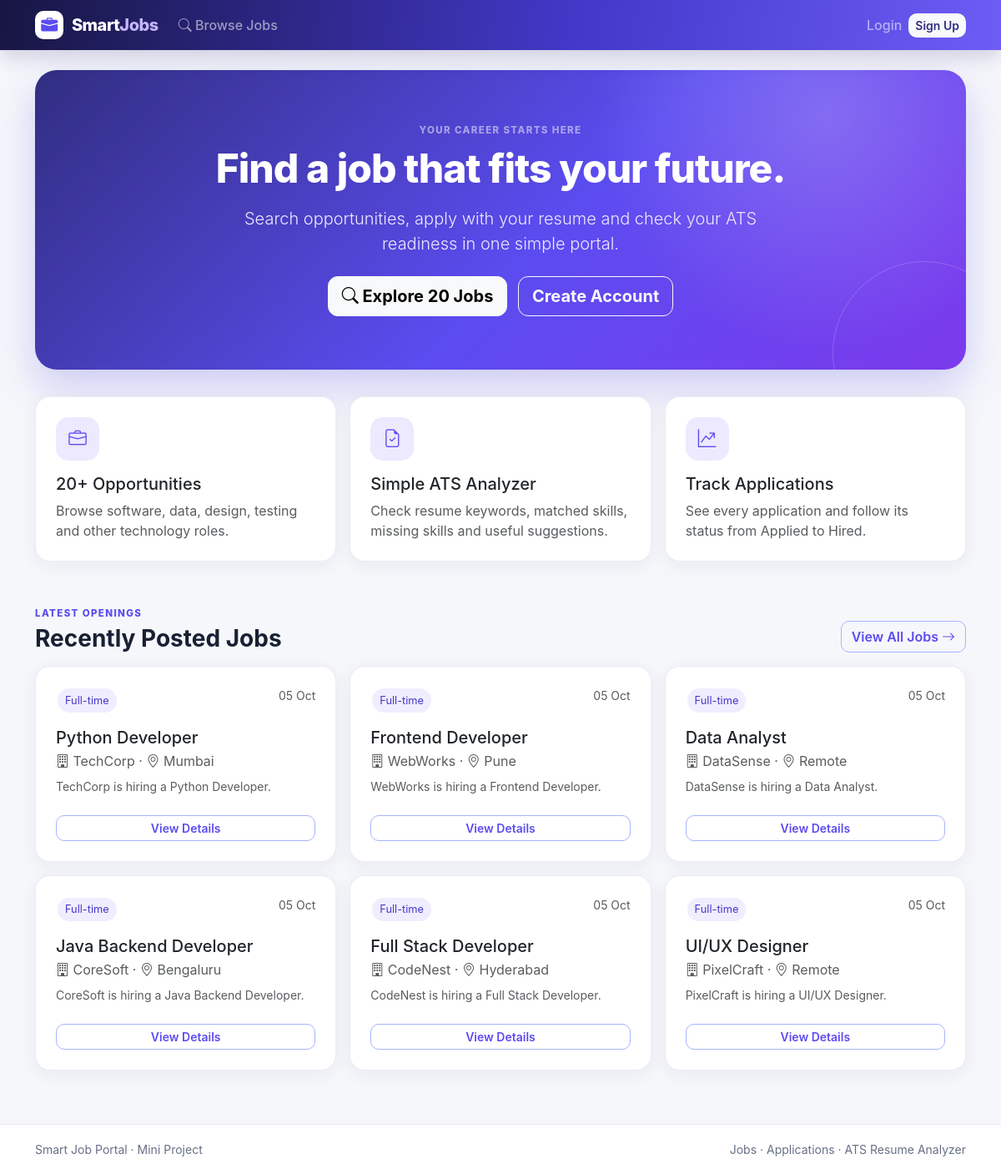
The page / on the database its author committed.
### app.py (models this page shows, shortened)
class Job(db.Model):
    id = db.Column(db.Integer, primary_key=True)
    title = db.Column(db.String(200), nullable=False)
    company = db.Column(db.String(150), nullable=False)
    location = db.Column(db.String(120))
    job_type = db.Column(db.String(50), default="Full-time")
    category = db.Column(db.String(100))
    description = db.Column(db.Text, nullable=False)
    required_skills = db.Column(db.Text)
    min_experience = db.Column(db.Integer, default=0)
    salary_range = db.Column(db.String(100))
    posted_by = db.Column(db.Integer, db.ForeignKey("user.id"), nullable=False)
    posted_at = db.Column(db.DateTime, default=datetime.utcnow)
    is_active = db.Column(db.Boolean, default=True)
    applications = db.relationship("Application", backref="job", cascade="all, delete-orphan")

### app.py (the view)
@app.route("/")
def index():
    jobs = Job.query.filter_by(is_active=True).order_by(Job.posted_at.desc()).all()
    return render_template("index.html", recent_jobs=jobs[:6], job_count=len(jobs))

### templates/index.html (shortened to what this page needs)
<!DOCTYPE html>
<html lang="en">
<head>
    <link href="https://cdn.jsdelivr.net/npm/bootstrap@5.3.3/dist/css/bootstrap.min.css" rel="stylesheet">
    <link href="https://cdn.jsdelivr.net/npm/bootstrap-icons@1.11.3/font/bootstrap-icons.css" rel="stylesheet">
    <link href="{{ url_for('static', filename='css/style.css') }}" rel="stylesheet">
</head>
<body>
<nav class="navbar navbar-expand-lg navbar-dark sticky-top">
    <div class="container">
        <a class="navbar-brand" href="{{ url_for('index') }}"><span class="logo-icon"><i class="bi bi-briefcase-fill"></i></span> Smart<span>Jobs</span></a>
        <div class="collapse navbar-collapse" id="navMenu">
            <ul class="navbar-nav me-auto align-items-lg-center">
                <li class="nav-item"><a class="nav-link" href="{{ url_for('list_jobs') }}"><i class="bi bi-search"></i> Browse Jobs</a></li>
            </ul>
            <ul class="navbar-nav align-items-lg-center">
                {% if current_user.is_authenticated %}
                    <li class="nav-item"><a class="nav-link" href="{{ url_for('dashboard') }}"><i class="bi bi-grid-1x2"></i> Dashboard</a></li>
                    <li class="nav-item"><a class="nav-link user-pill" href="{{ url_for('profile') }}"><i class="bi bi-person-circle"></i> {{ current_user.name }}</a></li>
                    <li class="nav-item"><a class="nav-link" href="{{ url_for('logout') }}">Logout</a></li>
                {% else %}
                    <li class="nav-item"><a class="nav-link" href="{{ url_for('login') }}">Login</a></li>
                    <li class="nav-item"><a class="btn btn-light btn-sm signup-nav" href="{{ url_for('register') }}">Sign Up</a></li>
                {% endif %}
            </ul>
        </div>
    </div>
</nav>
<main class="container my-4">
<section class="hero text-center">
    <div class="eyebrow text-white-50">YOUR CAREER STARTS HERE</div>
    <h1 class="display-5 mt-2">Find a job that fits your future.</h1>
    <p class="lead mt-3">Search opportunities, apply with your resume and check your ATS readiness in one simple portal.</p>
    <div class="mt-4">
        <a href="{{ url_for('list_jobs') }}" class="btn btn-light btn-lg me-2"><i class="bi bi-search"></i> Explore {{ job_count }} Jobs</a>
        {% if not current_user.is_authenticated %}<a href="{{ url_for('register') }}" class="btn btn-outline-light btn-lg">Create Account</a>
        {% elif not current_user.is_admin %}<a href="{{ url_for('ats_score') }}" class="btn btn-outline-light btn-lg"><i class="bi bi-stars"></i> Check ATS Score</a>{% endif %}
    </div>
</section>
<div class="row g-3 mb-5">
    <div class="col-md-4"><div class="card feature-card h-100"><div class="feature-icon"><i class="bi bi-briefcase"></i></div><h5 class="mt-3">20+ Opportunities</h5><p class="text-muted mb-0">Browse software, data, design, testing and other technology roles.</p></div></div>
    <div class="col-md-4"><div class="card feature-card h-100"><div class="feature-icon"><i class="bi bi-file-earmark-check"></i></div><h5 class="mt-3">Simple ATS Analyzer</h5><p class="text-muted mb-0">Check resume keywords, matched skills, missing skills and useful suggestions.</p></div></div>
    <div class="col-md-4"><div class="card feature-card h-100"><div class="feature-icon"><i class="bi bi-graph-up-arrow"></i></div><h5 class="mt-3">Track Applications</h5><p class="text-muted mb-0">See every application and follow its status from Applied to Hired.</p></div></div>
</div>
<div class="d-flex justify-content-between align-items-end mb-3"><div><span class="eyebrow">LATEST OPENINGS</span><h3 class="fw-bold mt-1 mb-0">Recently Posted Jobs</h3></div><a href="{{ url_for('list_jobs') }}" class="btn btn-outline-primary">View All Jobs <i class="bi bi-arrow-right"></i></a></div>
<div class="row g-3">
{% for job in recent_jobs %}
<div class="col-md-6 col-lg-4"><div class="card job-card p-4"><div class="d-flex justify-content-between"><span class="badge-skill">{{ job.job_type }}</span><span class="text-muted small">{{ job.posted_at.strftime('%d %b') }}</span></div><h5 class="mt-3 mb-1">{{ job.title }}</h5><p class="text-muted mb-2"><i class="bi bi-building"></i> {{ job.company }} · <i class="bi bi-geo-alt"></i> {{ job.location or 'Remote' }}</p><p class="small text-muted">{{ job.description[:90] }}{% if job.description|length > 90 %}...{% endif %}</p><a href="{{ url_for('view_job', job_id=job.id) }}" class="btn btn-sm btn-outline-primary mt-2">View Details</a></div></div>
{% else %}<p class="text-muted">No jobs posted yet.</p>{% endfor %}
</div>
</main>
<footer class="site-footer"><div class="container d-flex flex-wrap justify-content-between gap-2"><small>Smart Job Portal · Mini Project</small><small>Jobs · Applications · ATS Resume Analyzer</small></div></footer>
</body>
</html>

### static/css/style.css (style rules this page uses)
:root { --primary:#5b4cf0;--primary-dark:#3f35b5;--secondary:#14b8a6;--orange:#f97316;--ink:#182033;--muted:#667085;--page:#f6f7fb;--card:#fff;--line:#e7e9f2 }
* { box-sizing:border-box }
body { background:var(--page);font-family:Inter,'Segoe UI',system-ui,sans-serif;color:var(--ink) }
.navbar { background:linear-gradient(100deg,#171642,#4338ca 58%,#6d5df5);box-shadow:0 8px 25px rgba(31,24,104,.18) }
.navbar-brand { font-weight:800;letter-spacing:-.5px }
.navbar-brand span:last-child { color:#c4b5fd }
.logo-icon { display:inline-flex;width:34px;height:34px;border-radius:10px;background:#fff;color:var(--primary);align-items:center;justify-content:center;margin-right:6px }
.nav-link { font-weight:500 }
.signup-nav { color:#312e81;border:0;border-radius:10px;font-weight:700 }
.hero { position:relative;overflow:hidden;background:radial-gradient(circle at 85% 15%,rgba(255,255,255,.2),transparent 28%),linear-gradient(135deg,#312e81,#5b4cf0 55%,#7c3aed);color:#fff;border-radius:26px;padding:4rem 3rem;margin-bottom:2rem;box-shadow:0 20px 50px rgba(79,70,229,.25) }
.hero:after { content:"";position:absolute;width:220px;height:220px;border:1px solid rgba(255,255,255,.18);border-radius:50%;right:-60px;bottom:-90px }
.hero h1 { font-weight:800;letter-spacing:-1px }
.hero .lead { max-width:650px;margin:0 auto;color:#ede9fe }
.hero .btn { border-radius:12px;font-weight:700 }
.card { border:1px solid rgba(231,233,242,.8);border-radius:18px;background:var(--card);box-shadow:0 5px 22px rgba(31,41,55,.06) }
.job-card { transition:.2s ease;height:100% }
.feature-card { padding:1.5rem }
.feature-icon { width:52px;height:52px;border-radius:15px;display:flex;align-items:center;justify-content:center;background:#ede9fe;color:var(--primary);font-size:1.35rem }
.badge-skill { background:#f0edff;color:#4438ca;padding:.35em .7em;border-radius:20px;font-size:.8em;margin:2px;display:inline-block }
.btn { border-radius:10px;font-weight:600 }
.btn-outline-primary { color:var(--primary);border-color:#a5b4fc }
.eyebrow { font-size:.72rem;font-weight:800;letter-spacing:.12em;color:var(--primary) }
.site-footer { margin-top:4rem;border-top:1px solid var(--line);background:#fff;color:var(--muted);padding:1.2rem 0 }

### rows shown on the page
Job: job_type "Full-time", posted_at "05 Oct", title "Python Developer", company "TechCorp", location "Mumbai", description "TechCorp is hiring a Python Developer."
Job: job_type "Full-time", posted_at "05 Oct", title "Frontend Developer", company "WebWorks", location "Pune", description "WebWorks is hiring a Frontend Developer."
Job: job_type "Full-time", posted_at "05 Oct", title "Data Analyst", company "DataSense", location "Remote", description "DataSense is hiring a Data Analyst."
Job: job_type "Full-time", posted_at "05 Oct", title "Java Backend Developer", company "CoreSoft", location "Bengaluru", description "CoreSoft is hiring a Java Backend Developer."
Job: job_type "Full-time", posted_at "05 Oct", title "Full Stack Developer", company "CodeNest", location "Hyderabad", description "CodeNest is hiring a Full Stack Developer."
Job: job_type "Full-time", posted_at "05 Oct", title "UI/UX Designer", company "PixelCraft", location "Remote", description "PixelCraft is hiring a UI/UX Designer."

### other values the page prints
{{ job_count }} "20"
